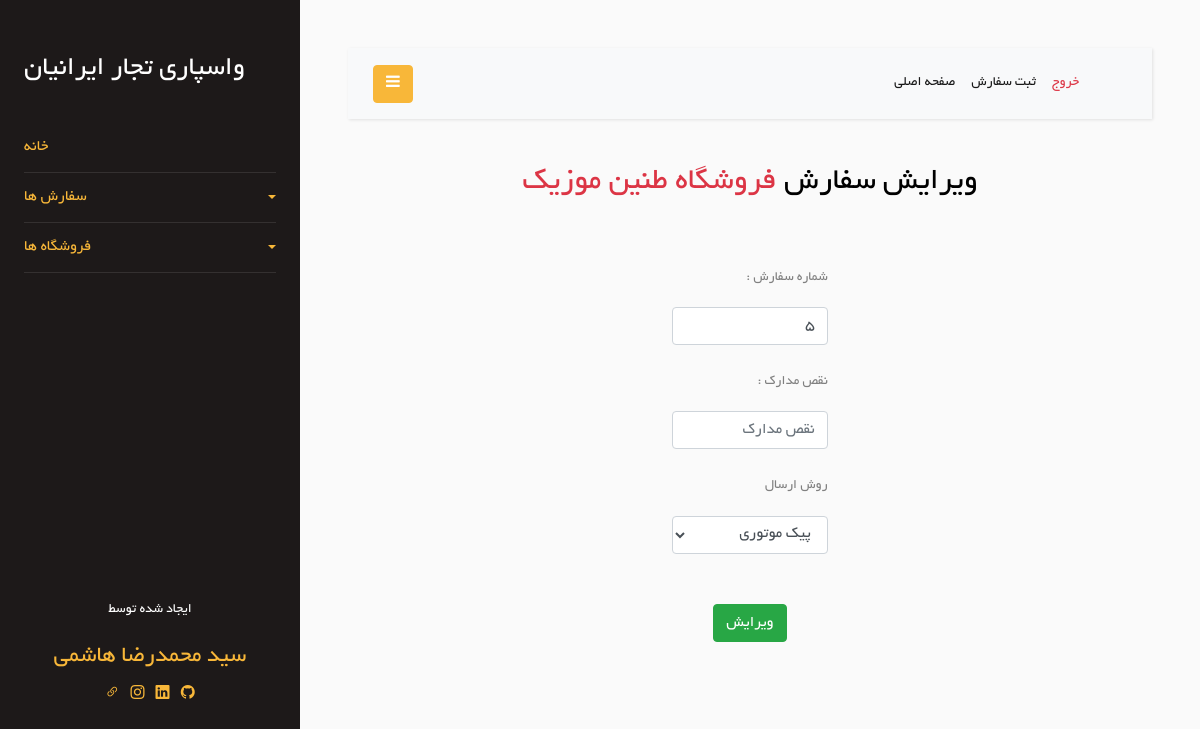
Page /Order/update_order/148 (signed in) on the committed database.
### Order/models.py (models this page shows)
class Order(models.Model):
    store = models.ForeignKey(Store, on_delete=models.CASCADE)
    order_number = models.TextField(blank=True, null=True)
    shipping_method = models.ForeignKey(ShippingMethod, on_delete=models.CASCADE, null=True, blank=True)
    date = models.DateField(null=True, blank=True)
    time = models.TimeField(null=True, blank=True)
    document_defects = models.CharField(max_length=200, blank=True, null=True)
    is_delete = models.BooleanField(default=False)
    class Meta:
        verbose_name = "Order"

### Store/models.py (models this page shows, shortened)
class Store(models.Model):
    store_name = models.CharField(max_length=100)
    is_active = models.BooleanField(default=True)
    is_delete = models.BooleanField(default=False)
    class Meta:
        db_table = 'Store'

### Order/views.py (the view, shortened to what this page needs)
# urls.py: path('update_order/<int:order_id>', views.UpdateOrderView.as_view(), name='update_order'),
@method_decorator(login_required, name='dispatch')
class UpdateOrderView(View):
    def get(self, request: HttpRequest, order_id):
        current_order: Order = Order.objects.filter(id=order_id).first()
        print(current_order.order_number)
        edit_form = UpdateOrderForm(instance=current_order)
        context = {
            'edit_form': edit_form,
            'current_order': current_order,
        }
        return render(request, 'Order/update-order.html', context)

### Order/forms.py
class UpdateOrderForm(forms.ModelForm):
    class Meta:
        model = Order
        fields = ['order_number', 'document_defects', 'shipping_method']
        widgets = {
            'order_number': forms.NumberInput(attrs={
                'class': 'form-control',
                'placeholder': 'شماره سفارش'
            }),
            'document_defects': forms.TextInput(attrs={
                'class': 'form-control',
                'placeholder': 'نقص مدارک',
            }),
            'shipping_method': forms.Select(attrs={
                'class': 'form-control',
                'placeholder': 'روش ارسال',
                'required': True,
            }),
        }

### Order/models.py (called while the page is built)
    def __str__(self):
        return self.fa_name

### Order/templates/Order/update-order.html (shortened to what this page needs)
{% extends 'base/layout.html' %}
{% load static %}
{% block header-link %}
    <link rel="stylesheet" href="{% static 'css/Order/add-order-style.css' %}"/>
{% endblock %}
{% block mian %}
    <div class="row text-center">
        <div class="col-md-2"></div>
        <div class="col-md-8">
            <h2>ویرایش سفارش <span class="text-danger">{{ current_order.store.store_name }}</span></h2>
            <br/>
            <form method="post" action="{% url 'update_order' order_id=current_order.id %}">
                <br/>
                <div class="row text-center">
                    <div class="col-md-4"></div>
                    <div class="col-md-4">
                        <p class="text-right">شماره سفارش :</p>
                        {{ edit_form.order_number }}
                        <br/>
                        <p class="text-right">نقص مدارک :</p>
                        {{ edit_form.document_defects }}
                        <br/>
                        <p class="text-right">روش ارسال</p>
                        {{ edit_form.shipping_method }}
                    </div>
                    <div class="col-md-4"></div>
                </div>
                <br/>
                <br/>
                <button type="submit" class="btn btn-success">ویرایش</button>
            </form>
        </div>
        <div class="col-md-2"></div>
    </div>
{% endblock %}

### Order/static/css/Order/add-order-style.css (style rules this page uses)
form { direction: rtl; }

### rows in the picture
Order: store.store_name "فروشگاه طنین موزیک", order_number "5", shipping_method "پیک موتوری"
